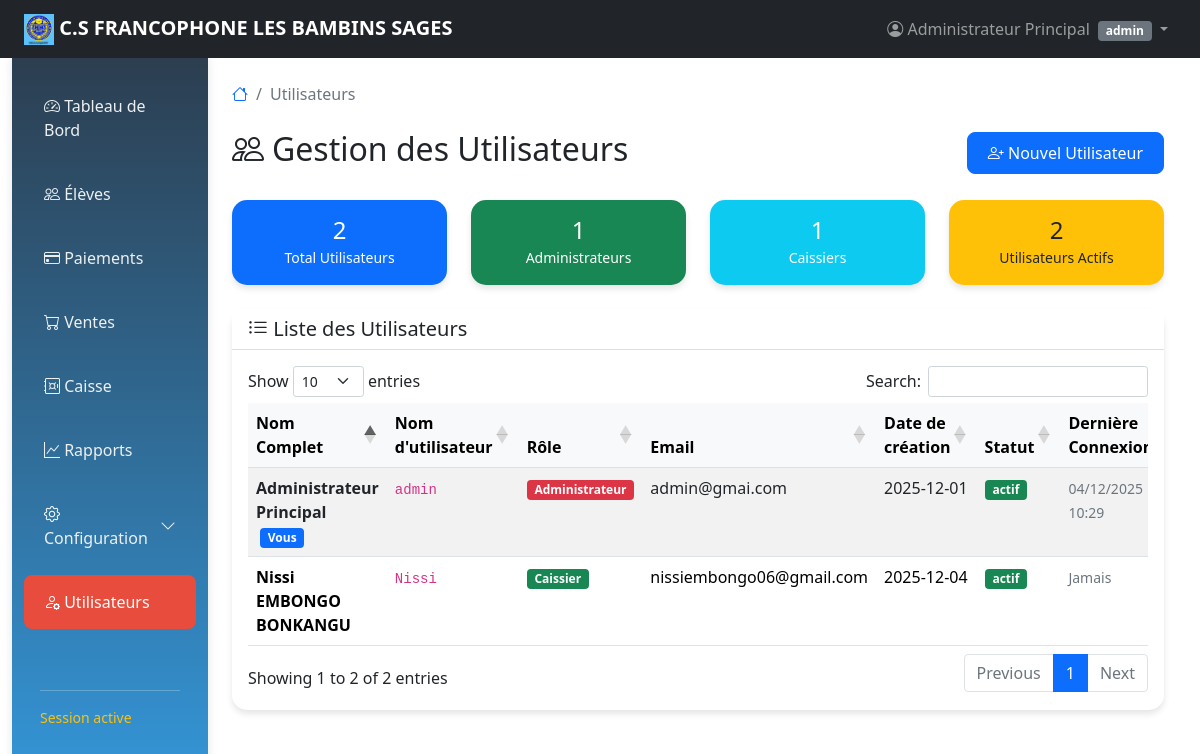
Screenshot of /utilisateur.php (signed in) with the database file from the repository.
### tables this page shows
CREATE TABLE `utilisateurs` (
  `id` int(11) NOT NULL,
  `username` varchar(50) NOT NULL,
  `password` varchar(255) NOT NULL,
  `nom_complet` varchar(100) NOT NULL,
  `role` enum('admin','caissier') DEFAULT 'caissier',
  `statut` varchar(15) NOT NULL,
  `derniere_connexion` datetime DEFAULT NULL,
  `email` varchar(100) DEFAULT NULL,
  `created_at` date DEFAULT NULL
);

### utilisateur.php (the view, shortened to what this page needs)
<?php
$database = new Database();
$db = $database->getConnection();
try {
    $query = "SELECT * FROM utilisateurs ORDER BY nom_complet";
    $stmt = $db->prepare($query);
    $stmt->execute();
    $utilisateurs = $stmt->fetchAll(PDO::FETCH_ASSOC);
} catch (PDOException $e) {
    error_log("Erreur récupération utilisateurs: " . $e->getMessage());
    $utilisateurs = [];
}
$roles = ['admin' => 'Administrateur', 'caissier' => 'Caissier'];
?>
<?php
include 'layout.php';
?>
<nav aria-label="breadcrumb" class="mb-4">
    <ol class="breadcrumb">
        <li class="breadcrumb-item"><a href="dashboard.php"><i class="bi bi-house"></i></a></li>
        <li class="breadcrumb-item active" aria-current="page">Utilisateurs</li>
    </ol>
</nav>
<div class="d-flex justify-content-between align-items-center mb-4">
    <h2><i class="bi bi-people me-2"></i>Gestion des Utilisateurs</h2>
    <button class="btn btn-primary" data-bs-toggle="modal" data-bs-target="#ajouterUtilisateurModal">
        <i class="bi bi-person-plus"></i> Nouvel Utilisateur
    </button>
</div>
<div class="row mb-4">
    <div class="col-md-3">
        <div class="card bg-primary text-white">
            <div class="card-body text-center">
                <h4 class="mb-0"><?php echo count($utilisateurs); ?></h4>
                <small>Total Utilisateurs</small>
            </div>
        </div>
    </div>
    <div class="col-md-3">
        <div class="card bg-success text-white">
            <div class="card-body text-center">
                <h4 class="mb-0">
                    <?php
                    try {
                        $query_admins = "SELECT COUNT(*) as total FROM utilisateurs WHERE role = 'admin'";
                        $stmt_admins = $db->prepare($query_admins);
                        $stmt_admins->execute();
                        echo htmlspecialchars($stmt_admins->fetch(PDO::FETCH_ASSOC)['total']);
                    } catch (PDOException $e) {
                        echo '0';
                    }
                    ?>
                </h4>
                <small>Administrateurs</small>
            </div>
        </div>
    </div>
    <div class="col-md-3">
        <div class="card bg-info text-white">
            <div class="card-body text-center">
                <h4 class="mb-0">
                    <?php
                    try {
                        $query_caissiers = "SELECT COUNT(*) as total FROM utilisateurs WHERE role = 'caissier'";
                        $stmt_caissiers = $db->prepare($query_caissiers);
                        $stmt_caissiers->execute();
                        echo htmlspecialchars($stmt_caissiers->fetch(PDO::FETCH_ASSOC)['total']);
                    } catch (PDOException $e) {
                        echo '0';
                    }
                    ?>
                </h4>
                <small>Caissiers</small>
            </div>
        </div>
    </div>
    <div class="col-md-3">
        <div class="card bg-warning text-dark">
            <div class="card-body text-center">
                <h4 class="mb-0">
                    <?php
                    try {
                        $query_actifs = "SELECT COUNT(*) as total FROM utilisateurs WHERE statut = 'actif'";
                        $stmt_actifs = $db->prepare($query_actifs);
                        $stmt_actifs->execute();
                        echo htmlspecialchars($stmt_actifs->fetch(PDO::FETCH_ASSOC)['total']);
                    } catch (PDOException $e) {
                        echo count($utilisateurs);
                    }
                    ?>
                </h4>
                <small>Utilisateurs Actifs</small>
            </div>
        </div>
    </div>
</div>
<div class="card">
    <div class="card-header bg-white">
        <h5 class="card-title mb-0"><i class="bi bi-list-ul"></i> Liste des Utilisateurs</h5>
    </div>
    <div class="card-body">
        <?php if (count($utilisateurs) > 0): ?>
        <div class="table-responsive">
            <table class="table table-hover table-striped">
                <thead class="table-light">
                    <tr>
                        <th>Nom Complet</th>
                        <th>Nom d'utilisateur</th>
                        <th>Rôle</th>
                        <th>Email</th>
                        <th>Date de création</th>
                        <th>Statut</th>
                        <th>Dernière Connexion</th>
                    </tr>
                </thead>
                <tbody>
                    <?php foreach ($utilisateurs as $utilisateur): ?>
                    <tr>
                        <td>
                            <strong><?php echo htmlspecialchars($utilisateur['nom_complet']); ?></strong>
                            <?php if ($utilisateur['id'] == $_SESSION['user_id']): ?>
                            <span class="badge bg-primary ms-1">Vous</span>
                            <?php endif; ?>
                        </td>
                        <td>
                            <code><?php echo htmlspecialchars($utilisateur['username']); ?></code>
                        </td>
                        <td>
                            <span class="badge bg-<?php
                                echo $utilisateur['role'] == 'admin' ? 'danger' : 'success';
                            ?>">
                                <?php echo htmlspecialchars($roles[$utilisateur['role']] ?? $utilisateur['role']); ?>
                            </span>
                        </td>
                        <td>
                            <?php echo htmlspecialchars($utilisateur['email']); ?>
                        </td>
                        <td>
                            <?php echo htmlspecialchars($utilisateur['created_at']); ?>
                        </td>
                        <td>
                            <span class="badge bg-<?php echo ($utilisateur['statut'] ?? 'actif') == 'actif' ? 'success' : 'secondary'; ?>">
                                <?php echo htmlspecialchars($utilisateur['statut'] ?? 'actif'); ?>
                            </span>
                        </td>
                        <td>
                            <small class="text-muted">
                                <?php
                                if (!empty($utilisateur['derniere_connexion'])) {
                                    echo date('d/m/Y H:i', strtotime($utilisateur['derniere_connexion']));
                                } else {
                                    echo 'Jamais';
                                }
                                ?>
                            </small>
                        </td>
                    </tr>
                    <?php endforeach; ?>
                </tbody>
            </table>
        </div>
        <?php endif; ?>
    </div>
</div>
<?php include 'layout-end.php'; ?>

### layout.php (style rules this page uses)
.card { border: none; border-radius: 15px; box-shadow: 0 4px 6px rgba(0,0,0,0.1); transition: transform 0.3s; }
.btn { border-radius: 8px; padding: 8px 20px; }
.table th { background: #f8f9fa; font-weight: 600; }

### rows the page displays
utilisateurs: nom_complet "Administrateur Principal", shows "Vous", username "admin", role "Administrateur", email "admin@gmai.com", created_at "2025-12-01", statut "actif", derniere_connexion "04/12/2025 10:29"
utilisateurs: nom_complet "Nissi EMBONGO BONKANGU", username "Nissi", role "Caissier", email "nissiembongo06@gmail.com", created_at "2025-12-04", statut "actif", shows "Jamais"

### other values shown
$_SESSION['nom_complet'] "Administrateur Principal"
$_SESSION['role'] "admin"
count($utilisateurs) "2"
$stmt_admins->fetch(PDO::FETCH_ASSOC)['total'] "1"
$stmt_caissiers->fetch(PDO::FETCH_ASSOC)['total'] "1"
$stmt_actifs->fetch(PDO::FETCH_ASSOC)['total'] "2"
